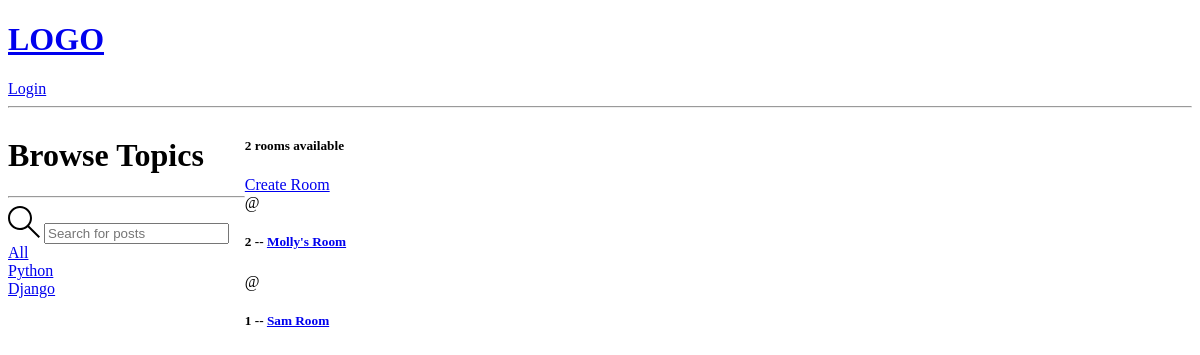
The app's page /, older data.
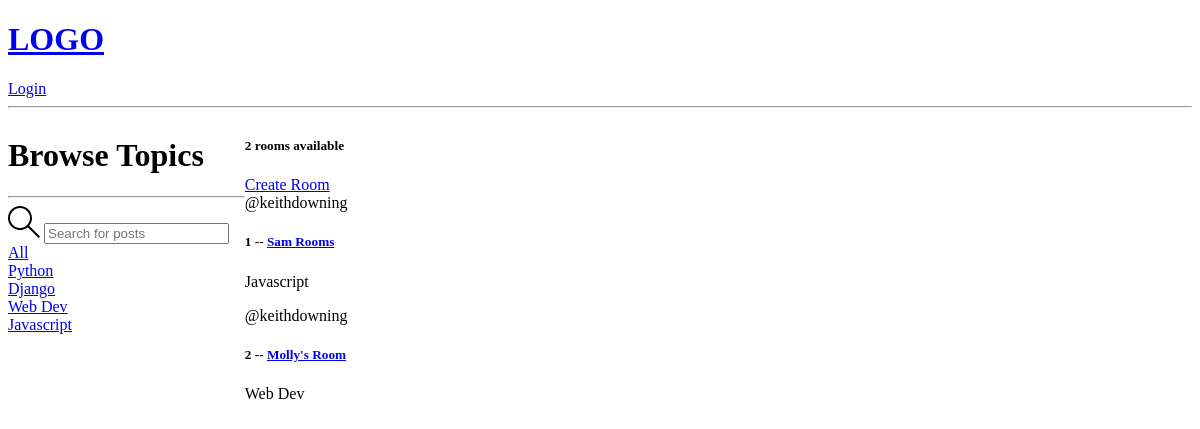
The same page, newer data.
### base/models.py (models this page shows, shortened)
class Topic(models.Model):
  name = models.CharField(max_length=200)

class Room(models.Model):
  host = models.ForeignKey(User, on_delete=models.SET_NULL, null=True)
  topic= models.ForeignKey(Topic, on_delete=models.SET_NULL, null=True)
  name = models.CharField(max_length=200)
  description = models.TextField(null=True, blank=True)
  participants = models.ManyToManyField(User, related_name='participants', blank=True)
  updated = models.DateTimeField(auto_now=True)
  created = models.DateTimeField(auto_now_add=True)
  class Meta:
    ordering=['-updated', '-created']

### base/views.py (the view)
# urls.py: path('', views.home, name='home'),
def home(request):
    q = request.GET.get('q') if request.GET.get('q') != None else ''
    rooms = Room.objects.filter(
        Q(topic__name__icontains=q) |
        Q(name__icontains=q) |
        Q(description__icontains=q)
    )
    topics = Topic.objects.all()
    room_count = rooms.count()
    context = {'rooms': rooms, 'topics': topics, 'room_count': room_count}
    return render(request, 'base/home.html', context)

### base/templates/base/home.html (shortened to what this page needs)
{% extends 'main.html' %}
{% block content %}
<div class='home-container'>
  <div>
    <h1>Browse Topics</h1>
    <hr>
    <form action="{% url 'home' %}" method="GET" class="header__search">
      <label>
        <input name="q" placeholder="Search for posts" />
      </label>
    </form>
    <div>
      <a href='{% url 'home' %}'>All</a>
    </div>
    {% for topic in topics %}
    <div>
      <a href='{% url 'home' %}?q={{topic.name}}'>{{topic.name}}</a>
    </div>
    {% endfor %}
  </div>
  <div>
    <h5>{{room_count}} rooms available </h5>
    <a href={% url 'create-room' %}>Create Room</a>
    <div>
      {% for room in rooms %}
      <div>
        <span>@{{room.host.username}}</span>
        <h5> {{room.id}} -- <a href={% url "room" room.id %}>{{room.name}}</a>
        </h5>
        <p>{{room.topic.name}}<p>
      </div>
      {% endfor %}
    </div>
  </div>
  {% endblock content %}

### templates/main.html (shortened to what this page needs)
<!DOCTYPE html>
<html lang="en">
<head>
</head>
<body>
  {% include 'navbar.html' %}
  {% block content %} {% endblock content %}
</body>
</html>

### templates/navbar.html
<a href="/">
  <h1>LOGO</h1>
</a>
{% if request.user.is_authenticated %}
<p>Hello {{request.user}}</p>
<a href={% url 'logout' %}> Logout </a>
{% else %}
<a href={% url 'login' %}> Login </a>
{%endif%}
<hr>

### base/templates/base/home.html (style rules this page uses)
.home-container { display: grid; grid-template-columns: 1fr 3fr 1fr; }

Row changes from the older to the newer data that the page shows:
added Topic: name "Web Dev"
added Topic: name "Javascript"
changed Room id 1: host.username (not shown) → "keithdowning"; name "Sam Room" → "Sam Rooms"; topic.name (not shown) → "Javascript"; moves up the list
changed Room "Molly's Room": host.username (not shown) → "keithdowning"; topic.name (not shown) → "Web Dev"
